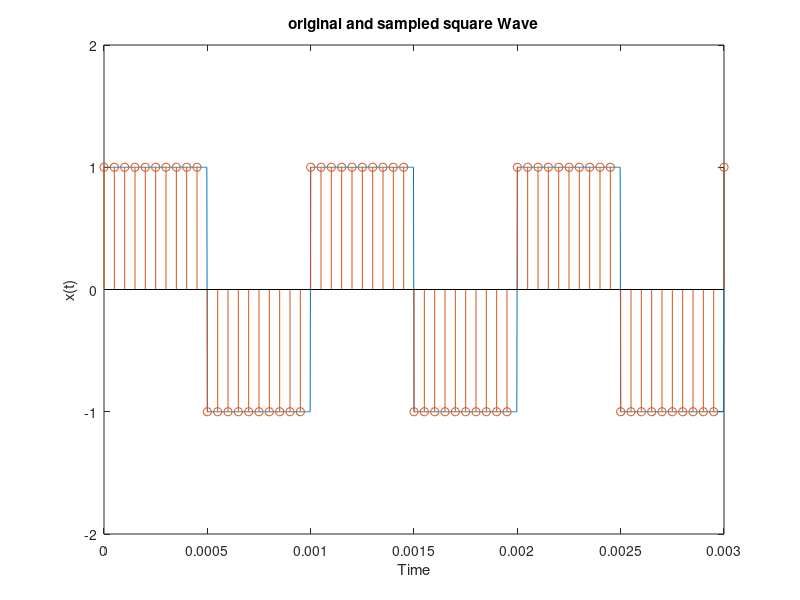

MATLAB code to generate this figure: (Note: this script raises an error after producing the figure.)
clear;
clc;
%% Generating and Sampling a Square Wave
t= 0:1/(40e4):3e-3;                                                        %Time array
x = square(2*pi*1e3*t);                                                    %Square Wave
t1 = 0:1/20e3:3e-3;                                                        %Time array
x1 = square(2*pi*1e3*t1);                                                  %Sampled Wave
plot(t,x);                                                                 %Plot
hold on;
stem(t1,x1);                                                               %Sampled Signal Plotted
xlabel('Time');                                                            %X-Axis Label
ylabel('x(t)');                                                            %Y-Axis Label
title('original and sampled square Wave');                                 %Plot title
ylim([-2, 2]);                                                             %Y Axis Limits
%% DFT of Square Wave
[dt,y] = DFTsqr(256,20,'plot');                                            % DFT of the square Wave, 20kHz, 256 Samples
%% Reconstruction of the Signal from the DFT
Fs1 = 20e3;
L = 1024;
T = 1/Fs1;                                                                  %Sampling period
t = (0:L-1)*T;                                                             % Time vector
x1 = square(2*pi*1e3*t);  
L = length(x1);
f = Fs1 *(0:L-1)/L;
f = f-Fs1/2;

Fc = 3e3;
filt = zeros(L,1);
for i = 1:L
if(f(i)> -Fc && f(i)< Fc)
    filt(i) = 1;
end
end
Y_filt = fftshift(fft(x1)) .* filt';
y_filt = ifft(ifftshift(Y_filt));
figure;
plot(t(1:100),y_filt(1:100));
xlabel('t');
ylabel('Signal'); 
title(['Reconstruction for Fc = ' num2str(Fc/1e3)  'kHz']); %Title

Fc = 5e3;
filt = zeros(L,1);
for i = 1:L
if(f(i)> -Fc && f(i)< Fc)
    filt(i) = 1;
end
end
Y_filt = fftshift(fft(x1)) .* filt';
y_filt = ifft(ifftshift(Y_filt));
figure;
plot(t(1:100),y_filt(1:100));
xlabel('t');
ylabel('Signal'); 
title(['Reconstruction for Fc = ' num2str(Fc/1e3)  'kHz']); %Title

Fc = 7e3;
filt = zeros(L,1);
for i = 1:L
if(f(i)> -Fc && f(i)< Fc)
    filt(i) = 1;
end
end
Y_filt = fftshift(fft(x1)) .* filt';
y_filt = ifft(ifftshift(Y_filt));
figure;
plot(t(1:100),y_filt(1:100));
xlabel('t');
ylabel('Signal'); 
title(['Reconstruction for Fc = ' num2str(Fc/1e3)  'kHz']); %Title

Fc = 9e3;
filt = zeros(L,1);
for i = 1:L
if(f(i)> -Fc && f(i)< Fc)
    filt(i) = 1;
end
end
Y_filt = fftshift(fft(x1)) .* filt';
y_filt = ifft(ifftshift(Y_filt));
figure;
plot(t(1:100),y_filt(1:100));
xlabel('t');
ylabel('Signal'); 
title(['Reconstruction for Fc = ' num2str(Fc/1e3)  'kHz']); %Title

Fc = 11e3;
filt = zeros(L,1);
for i = 1:L
if(f(i)> -Fc && f(i)< Fc)
    filt(i) = 1;
end
end
Y_filt = fftshift(fft(x1)) .* filt';
y_filt = ifft(ifftshift(Y_filt));
figure;
plot(t(1:100),y_filt(1:100));
xlabel('t');
ylabel('Signal'); 
title(['Reconstruction for Fc = ' num2str(Fc/1e3)  'kHz']); %Title

Fc = 13e3;
filt = zeros(L,1);
for i = 1:L
if(f(i)> -Fc && f(i)< Fc)
    filt(i) = 1;
end
end
Y_filt = fftshift(fft(x1)) .* filt';
y_filt = ifft(ifftshift(Y_filt));
figure;
plot(t(1:100),y_filt(1:100));
xlabel('t');
ylabel('Signal'); 
title(['Reconstruction for Fc = ' num2str(Fc/1e3)  'kHz']); %Title
%% Error Plotting for Different Sampling Rates
Fs1 = 200e3;
L = 1024;
T = 1/Fs1;                                                                  %Sampling period
t = (0:L-1)*T;                                                             % Time vector
x1 = square(2*pi*1e3*t);  

L = length(x1);
f = Fs1 *(0:L-1)/L;
f = f-Fs1/2;
err = zeros(100,1);

for Fc = 1e3:1e3:100e3
    
filt = zeros(L,1);
for i = 1:L
if(f(i)> -Fc && f(i)< Fc)
    filt(i) = 1;
end
end

Y_filt = fftshift(fft(x1)) .* filt';
y_filt = ifft(ifftshift(Y_filt));

error = y_filt-x1;
error = sqrt(error*error');
err(Fc/1e3) = error;
end
figure;
plot(1e3:1e3:100e3,err);
xlabel('frequency');
ylabel('error'); 
title('Reconstruction error');
% freqarr = 2:2:600;
% err = zeros(size(freqarr,1),1);
% for freq = freqarr
%     [dt,y] = DFTsqr(256,freq,'noplot');    
%     recx = ifft(y); 
%     t = (0:size(recx,2)-1)*dt;
%     x = square(2*pi*1e3*t);
%     error = x-recx;
%     err(freq/2) = sqrt(error*error');
% end
% semilogy(freqarr*1e3, err);
% xlabel('Frequency');
% ylabel('Error');
% title('Error vs Frequency');

%% Sampling and effect of Nyquist Criteria
Fs = 12e3;                                                                 %Setting the Sampling Rate
t=0:0.01*10^-3:(100-0.01)*10^-3;                                           %Creating the time array for original signal
t1 = 0:1/Fs:100*10^-3-1/Fs;                                              %Creating the time 
x=10*cos(2*pi*1e3*t)+6*cos(2*pi*2*1e3*t)+2*cos(2*pi*4*1e3*t);              % Original Function
x1=10*cos(2*pi*1e3*t1)+6*cos(2*pi*2*1e3*t1)+2*cos(2*pi*4*1e3*t1);          % Sampled function at 12kHz
figure;
plot(t,x);                                                                 %Plotting the original function
hold on;
stem(t1,x1);                                                               %Plotting the sampled function
xlabel('Time');                                                            %X-Axis Label
ylabel('x(t)');                                                            %Y-Axis Label
title('original and sampled signal');                                      %Plot title
xlim([0.039, 0.0415]);
hold off

%sampling at different Fs
DFT(10000,12);
DFT(64,12);
DFT(128,12);
DFT(256,12);

DFT(10000,8);
DFT(64,8);
DFT(128,8);
DFT(256,8);

DFT(10000,5);
DFT(64,5);
DFT(128,5);
DFT(256,5);

DFT(10000,4);
DFT(64,4);
DFT(128,4);
DFT(256,4);
hold off

%reconstruction above Nyquist: 12KHz
ts = 0:1/12e3:(100-0.01)*10^-3;
xs=10*cos(2*pi*1e3*ts)+6*cos(2*pi*2*1e3*ts)+2*cos(2*pi*4*1e3*ts);
A=fir1(4,0.5,'low');
x_reconstruct1 = filter(A,1,xs);
%reconstruction below Nyquist: 5KHz
ts = 0:1/5e3:(100-0.01)*10^-3;
A=fir1(4,0.5,'low');
xs=10*cos(2*pi*1e3*ts)+6*cos(2*pi*2*1e3*ts)+2*cos(2*pi*4*1e3*ts);
x_reconstruct2 = filter(A,1,xs);

%% upsampling
xu=zeros(1,2399);
tu=0:1/(2*Fs):(100-0.05)*10^-3;
xu(1:2:2399)=x1(1:1200);
yu = (fft(xu,2399)/2399);
A = fir1(49,0.5,'low');
%{
figure
plot(abs(yu))
hold on
plot(abs(fft(upsample_reconstruct,2399)/2399));
hold off
%}
upsample_reconstruct=2*filter(A,1,xu);  %2 factor put to compensate for amplitude division in upsampling
figure
stem(t1,x1);
hold on
stem(tu,upsample_reconstruct);
hold off


%% downsampling
y1=(fft(x1,1200)/1200);
A = fir1(49,0.5,'low');
xfilt=filter(A,1,x1);

xd=xfilt(1:2:1199);
td=0:2/Fs:(100-0.05)*10^-3;
yd = fftshift(fft(xd,600)/600);
%%
audio;
%%